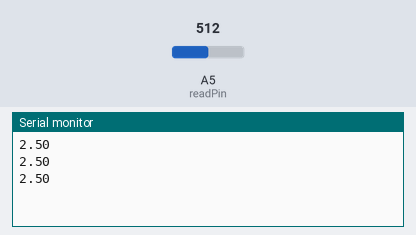
The sketch below on a simulated Arduino Uno, built with avr-gcc and run on an emulated ATmega328P. Shown: the last lines printed to the serial monitor. The test bench sets the inputs (shaded band); at power-on: A5 (readPin) = 512.

Above: at 1.3 s.
1.4 s: A5 (readPin) set to 716
At 1.9 s:
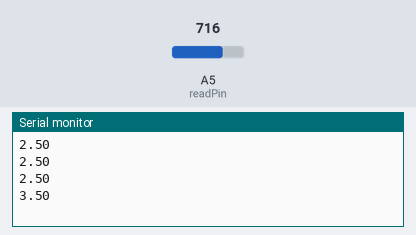
2.9 s: A5 (readPin) set to 900
At 3.4 s:
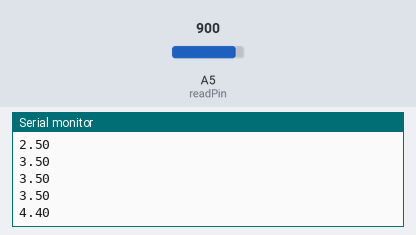
Timing chart, 0 to 5.9 s (numbered marks = the images above; inputs shaded):
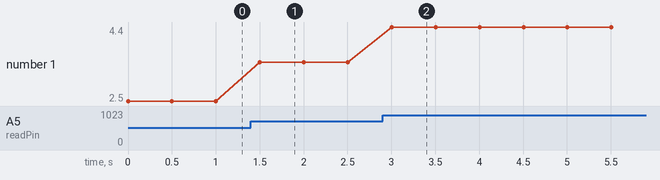

Measured:
- after the input at 1.4 s, the serial monitor: prints a new line after 0.10 s (image 1)
- after the input at 2.9 s, the serial monitor: prints a new line after 0.10 s (image 2)
- plotted number 1: 2.5 → 3.5 after the input at 1.4 s, 3.5 → 4.4 after the input at 2.9 s

The sketch:

sketch_dec25a.ino
```cpp
int readPin=A5;
float voltage;
void setup() {
  pinMode(readPin, INPUT);
  Serial.begin(9600);
}

void loop() {
  voltage=(5.0/1023.0)*analogRead(readPin);
  Serial.println(voltage);
  delay(500);
}
```
